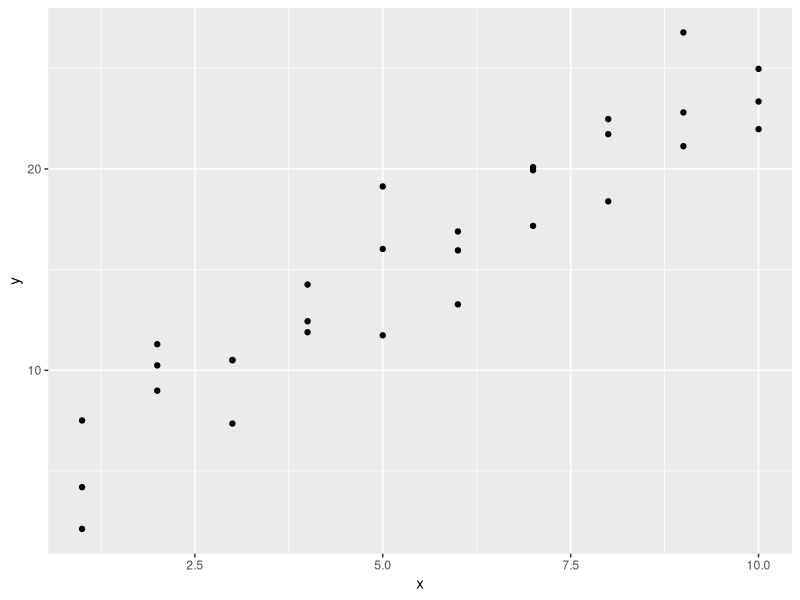
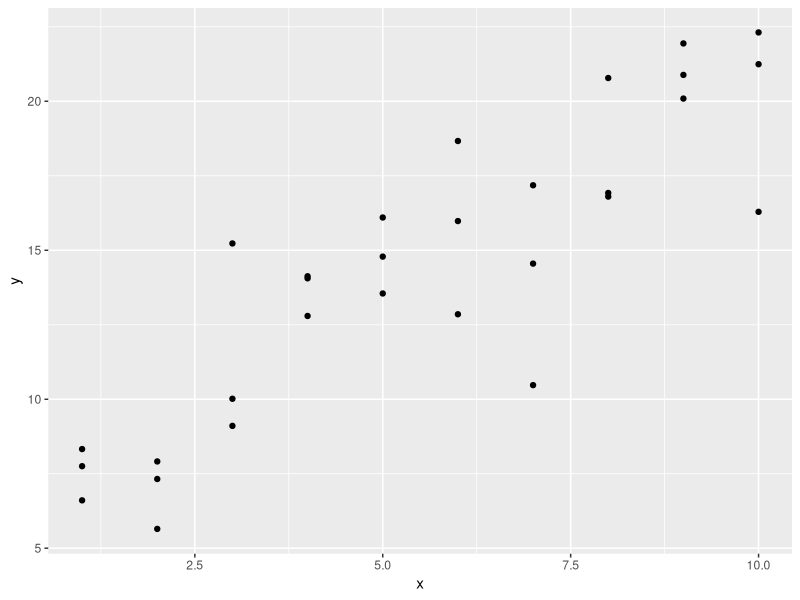
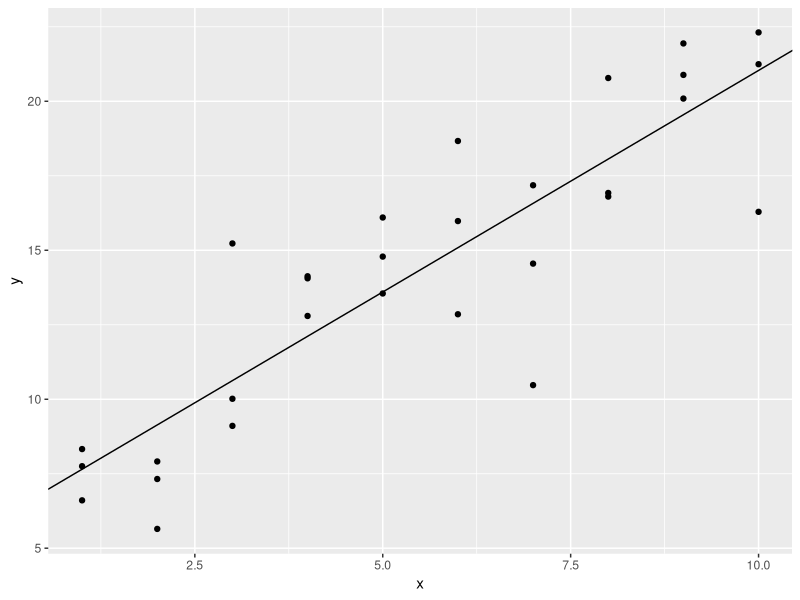
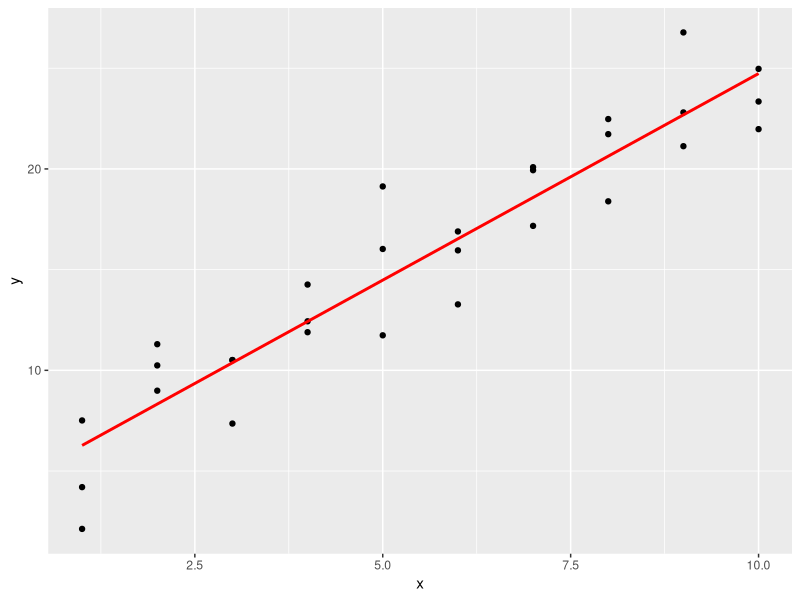
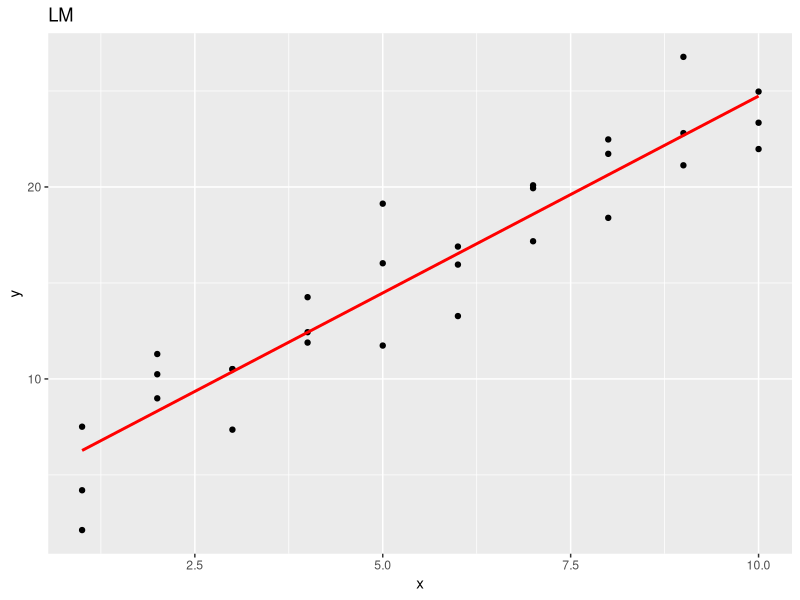
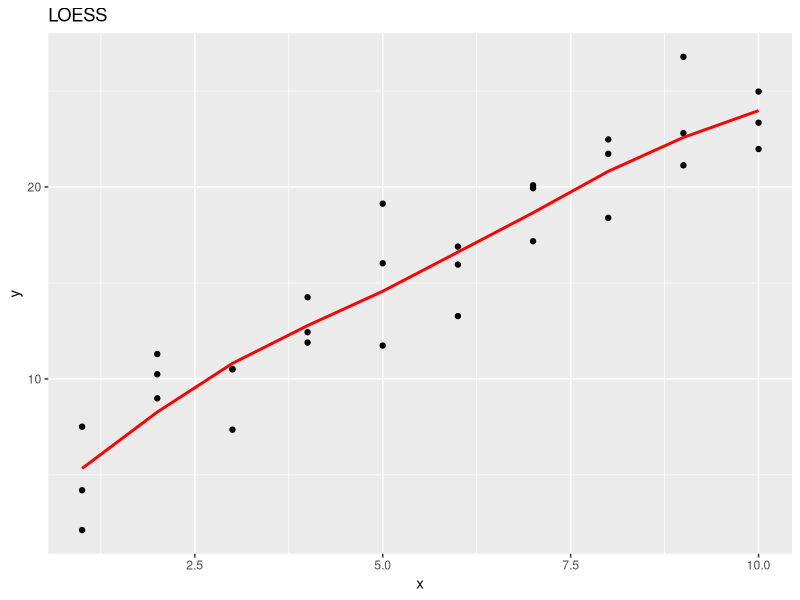
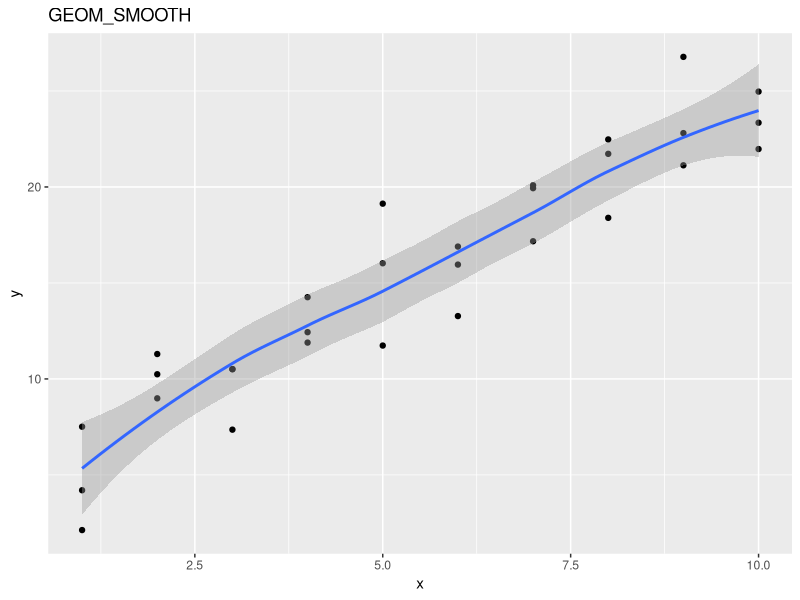

Reproduce these figures in R, in order. (Note: this script raises an error after producing the figures.)
## ---- chunk 1
library(tidyverse)
library(modelr)
## ---- chunk 2
ggplot(sim1, aes(x, y))+
  geom_point()

model1 <- function(a, data){
  a[1] + data$x * a[2]
}
model1(c(7, 1.5),sim1)
## ---- chunk 3
# 1. The model changes depending on the dataset during each simulation with varying slope. 

sim1a <- tibble(
  x = rep(1:10, each = 3),
  y = x * 1.5 + 6 + rt(length(x), df = 2)
)
sim1a

ggplot(sim1a, aes(x, y))+
  geom_point()

model1 <- function(a, data){
  a[1] + data$x * a[2]
}

mod1a <- lm(y ~ x, data = sim1a)
coef(mod1a)

ggplot(sim1a, aes(x, y))+
  geom_point()+
  geom_abline(intercept = mod1a$coef[1], slope = mod1a$coef[2])

 # 2.After using the mean absolute difference for the linear model, the coefficients from optim() are slightlight different from those obtained from the lm() model.

measure_distance <- function(mod, data) {
  diff <- data$y - model1(mod, data)
  mean(abs(diff))
}

best <- optim(c(0, 0), measure_distance, data = sim1a)
coef(mod1a)
best$par

 # 3. Locally, a three-parameter model can be optimized, but not globally. It depends on the starting points. 

model1 <- function(a, data) {
  a[1] + data$x * a[2] + a[3]
}
## ---- chunk 4
# 1. It looks like loess() (from the model fit) and geom_smooth() (from ggplot())
grid <- sim1 %>% 
  data_grid(x) 
grid

sim1_mod <- lm(y ~ x, data = sim1)
coef(sim1_mod)

grid <- grid %>% 
  add_predictions(sim1_mod) 
grid

ggplot(sim1, aes(x)) +
  geom_point(aes(y = y)) +
  geom_line(aes(y = pred), data = grid, colour = "red", size = 1)


sim1_mod <- lm(y ~ x, data = sim1)

sim1_mod2 <- loess(y ~ x, data = sim1)

grid <- grid %>% 
  add_predictions(sim1_mod) 
grid

grid2 <- grid %>% 
  add_predictions(sim1_mod2) 
grid

ggplot(sim1, aes(x)) +
  geom_point(aes(y = y)) +
  geom_line(aes(y = pred), data = grid, colour = "red", size = 1)+
  ggtitle("LM")

ggplot(sim1, aes(x)) +
  geom_point(aes(y = y)) +
  geom_line(aes(y = pred), data = grid2, colour = "red", size = 1)+
  ggtitle("LOESS")

ggplot(sim1, aes(x, y)) +
  geom_point(aes(y = y)) +
  geom_smooth()+
  ggtitle("GEOM_SMOOTH")

 # 2. 
grid <- sim1 %>% 
  data_grid(x) 
grid

# add_predictions() only adds one variable at a time. Have to use var statement to add more then one variable
grid4 <- grid %>% 
  add_predictions(sim1_mod, var = "pred_lm") %>% 
  add_predictions(sim1_mod2, var = "pred_loess") 
grid4

# gather_predictions formats the data long
grid5 <- grid %>% 
  gather_predictions(sim1_mod, sim1_mod2) 
grid5


# spread_predictions formats the data wide
grid6 <- grid %>% 
  spread_predictions(sim1_mod, sim1_mod2) 
grid6

 # 3. geom_ref_line() adds a reference line to a ggplot graph. It comes from modelr. Residuals should have a mean around 0m so it's useful to use that as a reference line.

?geom_ref_line
ggplot(sim1, aes(x)) +
  geom_point(aes(y = y)) +
  geom_line(aes(y = pred), data = grid2, colour = "red", size = 1)+
  geom_ref_line(v=5)=
  ggtitle("LOESS")


# 4. You can see the distribution of residuals bery easily when looking at the absolute values of residuals. 
sim1 <- sim1 %>% 
  add_residuals(sim1_mod) %>% 
  mutate(abs_resid = abs(resid))
sim1

ggplot(sim1, aes(resid))+
  geom_freqpoly(binwidth=0.5)

ggplot(sim1, aes(abs_resid))+
  geom_freqpoly(binwidth=0.5)
## ---- chunk 5
ggplot(sim3, aes(x1, y, col = x2))+
  geom_point()

mod1 <- lm(y ~ x1 + x2, data = sim3)
mod2 <- lm(y ~ x1 * x2, data = sim3)

grid <- sim3 %>% 
data_grid(x1, x2) %>% 
  gather_predictions(mod1, mod2) 
grid

ggplot(sim3, aes(x1, y, col = x2))+
  geom_point() +
  geom_line(data = grid, aes(y = pred)) +
  facet_wrap(~model)
  
sim3 <- modelr::sim3
sim3 <- sim3 %>% 
  gather_residuals(mod1, mod2)
grid

ggplot(sim3, aes(x1, resid, col = x2))+
  geom_point() +
  facet_grid(model ~ x2)


# Interactions (two continuous)

mod1 <- lm(y ~ x1 + x2, data = sim4)
mod2 <- lm(y ~ x1 * x2, data = sim4)

grid <- sim4 %>% 
  data_grid(
    x1 = seq_range(x1, 5),
    x2 = seq_range(x2, 5)
  ) %>% 
  gather_predictions(mod1, mod2)
grid

ggplot(grid, aes(x1, x2))+
  geom_tile(aes(fill= pred))+
  facet_wrap(~model)

ggplot(grid, aes(x1, pred, colour = x2, group = x2)) + 
  geom_line() +
  facet_wrap(~ model)
ggplot(grid, aes(x2, pred, colour = x1, group = x1)) + 
  geom_line() +
  facet_wrap(~ model)
## ---- chunk 6
# 1. The predictions are the same for the model with and without the intercept.
ggplot(sim2, aes(x,y))+
  geom_point()

mod1 <- lm(y ~ x, data = sim2)
mod2 <- lm(y ~ x -1, data = sim2)
grid <- sim2 %>% 
  data_grid(x) %>% 
  gather_predictions(mod1,mod2)
grid

ggplot(sim2, aes(x))+
  geom_point(y = y)+
  geom_point(
    data = grid,
    aes(y = pred),
    color = "orange",
    size=3
  )+
  facet_wrap(~model)

# 2. The * allows you to specify the interaction and you see how each level of x1 "interacts" with each value of x2

mod2_sim3 <- lm(y ~ x1 * x2, data = sim3)
model_matrix(sim3, y ~ x1 * x2)
mod2_sim4 <- lm(y ~ x1 * x2, data = sim4)
model_matrix(sim4, y ~ x1 * x2)

# 3.

mod1 <- lm(y ~ x1 + x2, data = sim3)
mod2 <- lm(y ~ x1 * x2, data = sim3)


# 4.There are slightly more residuals centered near 0 for mod2, and it has a lower standard deviation of the residuals

mod1 <- lm(y ~ x1 + x2, data = sim4)
mod2 <- lm(y ~ x1 * x2, data = sim4)

grid <- sim4 %>% 
  data_grid(
    x1 = seq_range(x1, 5),
    x2 = seq_range(x2, 5)
  ) %>% 
  gather_predictions(mod1, mod2)
grid

sim4_mods <- gather_residuals(sim4, mod1, mod2)
sim4_mods

ggplot(sim4_mods, aes(x1, resid))+
  geom_point()+
  facet_wrap(~ model)+
  stat_smooth()


ggplot(sim4_mods, aes(x2, resid))+
  geom_point()+
  facet_wrap(~ model)+
  stat_smooth()

ggplot(sim4_mods, aes(x=resid, color = model))+
  geom_freqpoly(binwidth = 0.75)

sim4_mods %>%
  group_by(model) %>%
  summarize(resid = sd(resid))
